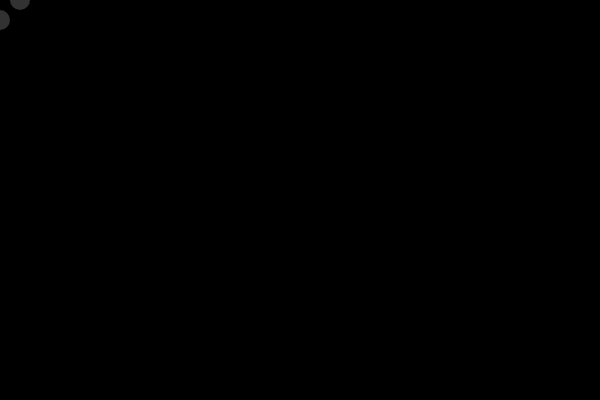
Frame 1 (no input)
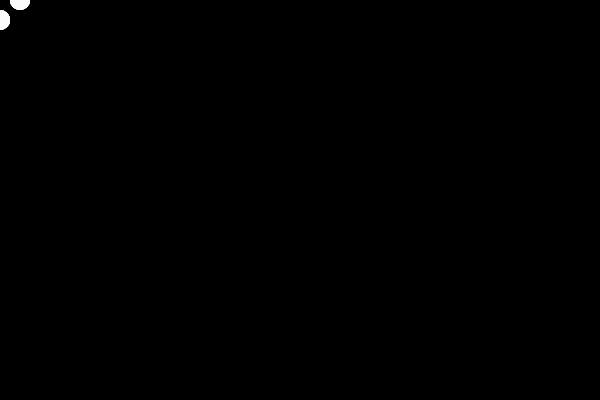
Frame 60 (no input)
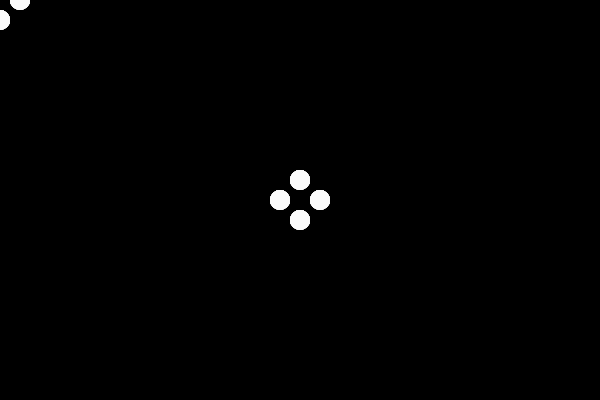
Frame 120 (the mouse pressed at the canvas centre since frame 60)

The p5.js sketch that drew these frames (run headless with seeded random() and noise() and a simulated clock; from frame 60 on, the mouse is pressed at the canvas centre):

// p5.js sketch
// ── sketch.js
var d = 20;

function setup() {
  createCanvas(600, 400);
  background(0);
  noStroke();
  mouseX = -d*2;
  mouseY = -d*2;
}

function draw() {
  fill(255, 50);
  ellipse(mouseX + d, mouseY, d, d);
  ellipse(mouseX - d, mouseY, d, d);
  ellipse(mouseX, mouseY + d, d, d);
  ellipse(mouseX, mouseY - d, d, d);
}
